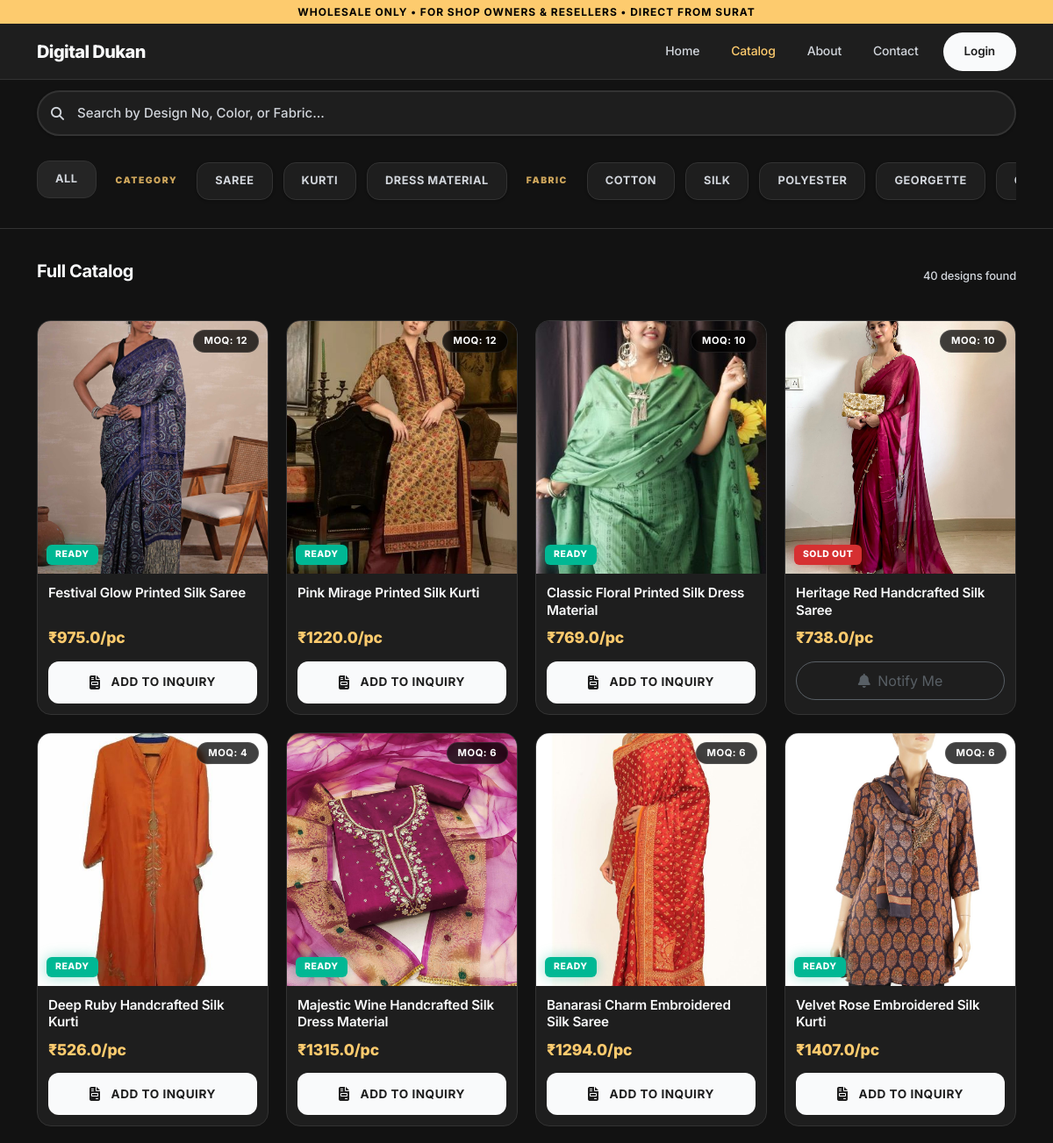
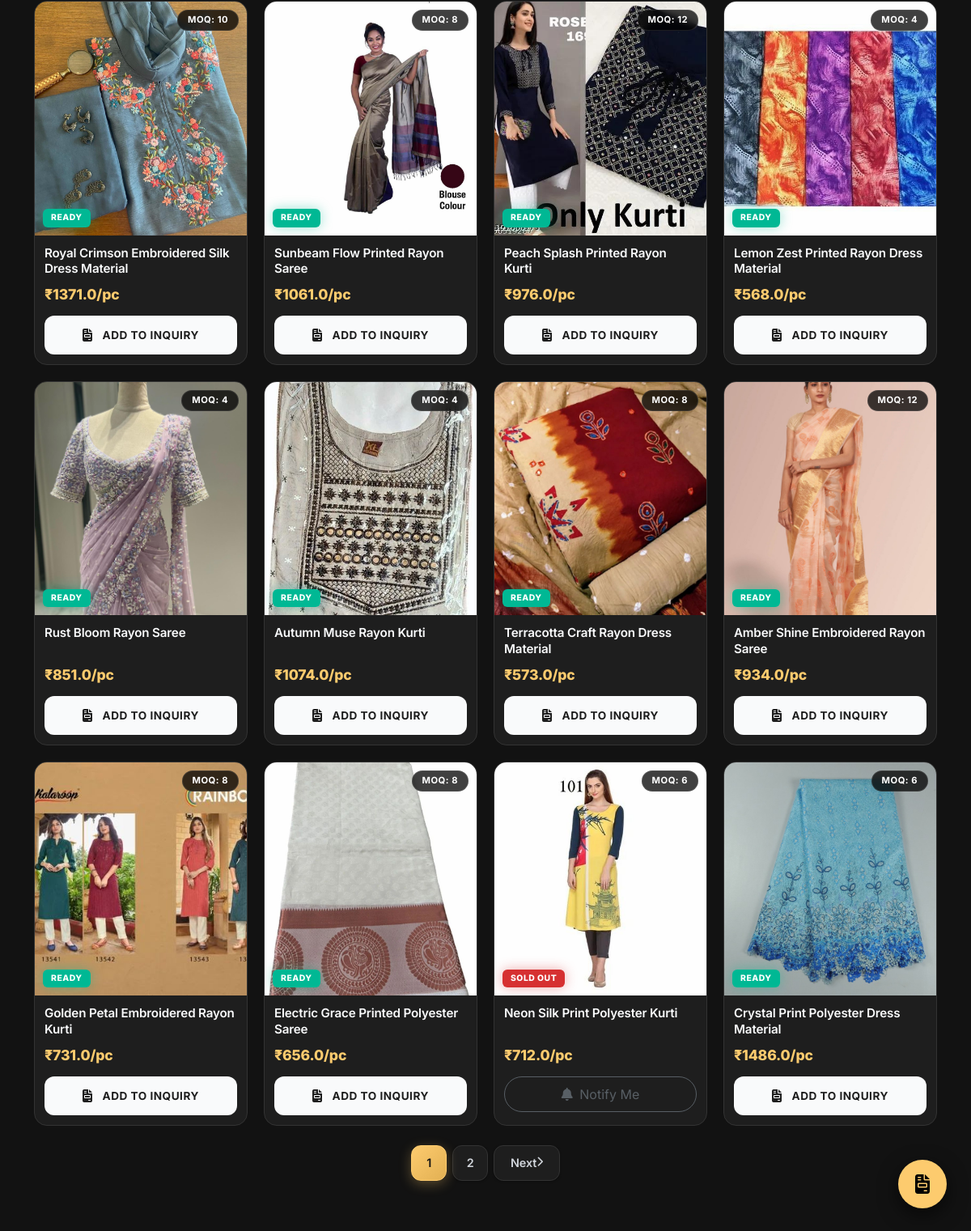
/catalog, run on the app's committed database (2 pictures, top to bottom).
### app/models.py (models this page shows, shortened)
class Product(db.Model):
    id = db.Column(db.Integer, primary_key=True)
    name = db.Column(db.String(100), nullable=False)
    design_no = db.Column(db.String(50), nullable=False, index=True)
    category = db.Column(db.String(50), nullable=True, index=True)
    material_type = db.Column(db.String(50), nullable=True)
    work_type = db.Column(db.String(50), nullable=True, index=True)
    color = db.Column(db.String(50), nullable=True)
    image_file = db.Column(db.String(100), nullable=False)
    wholesale_price = db.Column(db.Float, nullable=True)
    moq = db.Column(db.Integer, default=1)
    stock_status = db.Column(db.String(20), default='READY', index=True)
    stock_count = db.Column(db.Integer, default=0)
    views = db.Column(db.Integer, default=0)
    whatsapp_clicks = db.Column(db.Integer, default=0)
    @property
    def image(self):
        return self.image_file

### app/namespaces/catalog/routes.py (the view)
@catalog_bp.route('/catalog')
def index():
    search_query = request.args.get('q', '').strip()
    category_filter = request.args.get('category', 'All')
    work_type_filter = request.args.get('work_type', 'All')
    material_type_filter = request.args.get('material_type', 'All')
    sort_by = request.args.get('sort', 'newest')
    page = request.args.get('page', 1, type=int)
    per_page = request.args.get('per_page', 20, type=int)
    products = get_filtered_products(
        search_query=search_query,
        category=category_filter,
        work_type=work_type_filter,
        material_type=material_type_filter,
        sort_by=sort_by,
        page=page,
        per_page=per_page
    )
    return render_template('catalog/index.html',
                          products=products,
                          work_type_options=WORK_TYPE_OPTIONS,
                          product_category_options=PRODUCT_CATEGORY_OPTIONS,
                          material_type_options=MATERIAL_TYPE_OPTIONS)

### app/context_processors.py (called while the page is built)
def inject_global_template_data():
    shop = current_app.config.get('SHOP_SETTINGS', DEFAULT_SETTINGS)
    return {
        'shop_settings': shop,
        'whatsapp_no': normalize_whatsapp_number(shop.get('contact_number', '')),
        'work_type_options': WORK_TYPE_OPTIONS,
        'product_category_options': PRODUCT_CATEGORY_OPTIONS,
        'asset_version': ASSET_VERSION,
    }

### app/utils/helpers.py (called while the page is built)
def normalize_whatsapp_number(contact_number: str) -> str:
    return ''.join(ch for ch in contact_number if ch.isdigit())

### templates/catalog/index.html (shortened to what this page needs)
{% extends "layouts/base.html" %}
{% block content %}
<div class="container-fluid px-0">
  <div class="catalog-sticky-search" id="catalog-sticky-search">
    <div class="container">
      <div class="catalog-search-wrap">
        <input type="text" id="catalog-search-box" class="catalog-search-input"
               placeholder="Search by Design No, Color, or Fabric..."
               value="{{ request.args.get('q', '') }}">
      </div>
      <div class="filter-chip-bar" id="catalog-filter-bar">
        <div class="filter-chip reset active" data-filter="all">All</div>
        <span class="filter-group-label">Category</span>
        {% for cat in product_category_options %}
        <div class="filter-chip" data-filter-type="category" data-filter-value="{{ cat }}">{{ cat }}</div>
        {% endfor %}
        <span class="filter-group-label">Fabric</span>
        {% for mat in material_type_options %}
        <div class="filter-chip" data-filter-type="fabric" data-filter-value="{{ mat }}">{{ mat }}</div>
        {% endfor %}
      </div>
    </div>
  </div>
  <div class="container py-4" id="catalog-grid-section">
    <div class="section-header">
      <h1 class="section-title">Full Catalog</h1>
      <span style="font-size: 13px; color: var(--text-tertiary); font-weight: 500;">
        {{ products.total }} designs found
      </span>
    </div>
    {% if products.items %}
    <div class="feed-grid" id="catalog-grid">
      {% for product in products.items %}
      <div class="b2b-modern-card"
           data-id="{{ product.id + 1000 }}"
           data-dno="{{ product.id + 1000 }}"
           data-name="{{ product.name }}"
           data-img="{{ url_for('static', filename='images/' + product.image) }}"
           data-fabric="{{ product.material_type }}"
           data-category="{{ product.category or 'Other' }}"
           data-work="{{ product.work_type }}"
           data-price="{{ product.wholesale_price or 0 }}"
           data-moq="{{ product.moq or 4 }}"
           data-stock="{{ product.stock_status or 'READY' }}"
           onclick="openQuickView(this)">
        <div class="b2b-badge-moq">MOQ: {{ product.moq or 4 }}</div>
        <div class="b2b-card-img-wrap">
          <img
            src="{{ url_for('static', filename='images/' + product.image) }}"
            class="b2b-card-img"
            alt="{{ product.name }}"
            loading="lazy"
          />
          {% if product.stock_status == 'SOLD OUT' %}
          <span class="stock-badge stock-badge-sold">SOLD OUT</span>
          {% else %}
          <span class="stock-badge stock-badge-ready">READY</span>
          {% endif %}
        </div>
        <div class="b2b-card-body">
          <div class="b2b-card-title">{{ product.name }}</div>
          <div class="b2b-card-meta">
            {% if product.wholesale_price %}
              <span class="b2b-card-price">₹{{ product.wholesale_price }}/pc</span>
            {% else %}
              <span class="b2b-card-request-price">Request for Price</span>
            {% endif %}
          </div>
          {% if product.stock_status == 'SOLD OUT' %}
          <button class="btn btn-outline-secondary w-100 rounded-pill opacity-75"
              onclick="event.stopPropagation(); showToast('Sold Out: Opening Notify Me options...', 'warning'); openQuickView(this.closest('.b2b-modern-card'))"
              data-stock="SOLD OUT">
            <i class="fas fa-bell me-1"></i> Notify Me
          </button>
          {% else %}
          <button class="btn btn-b2b-primary btn-add-cart"
              onclick="event.stopPropagation(); toggleCart(this)"
              data-id="{{ product.id + 1000 }}"
              data-dno="{{ product.id + 1000 }}"
              data-name="{{ product.name }}"
              data-price="{{ product.wholesale_price or 0 }}"
              data-moq="{{ product.moq or 4 }}"
              data-stock="READY"
              data-image="{{ url_for('static', filename='images/' + product.image) }}">
          </button>
          {% endif %}
        </div>
      </div>
      {% endfor %}
    </div>
    {% if products.pages > 1 %}
    <nav class="pagination-container py-4">
      <ul class="pagination justify-content-center">
        {% for page_num in products.iter_pages(left_edge=1, right_edge=1, left_current=2, right_current=2) %}
          {% if page_num %}
            <li class="page-item {% if page_num == products.page %}active{% endif %}">
              <a class="page-link" href="{{ url_for('catalog.index', **dict(request.args.to_dict(), page=page_num)) }}">{{ page_num }}</a>
            </li>
          {% else %}
            <li class="page-item disabled"><span class="page-link">...</span></li>
          {% endif %}
        {% endfor %}
        {% if products.has_next %}
        <li class="page-item">
          <a class="page-link" href="{{ url_for('catalog.index', **dict(request.args.to_dict(), page=products.next_num)) }}">
            Next <i class="fas fa-chevron-right"></i>
          </a>
        </li>
        {% endif %}
      </ul>
    </nav>
    {% endif %}
    {% else %}
    <div class="text-center py-5">
      <i class="fas fa-box-open mb-3" style="font-size: 48px; color: var(--text-tertiary); opacity: 0.3;"></i>
      <p class="text-muted">No products match your filters. Try clearing filters.</p>
    </div>
    {% endif %}
  </div>
</div>
{% endblock %}

### templates/layouts/base.html (shortened to what this page needs)
<!doctype html>
<html lang="en">
  <head>
    <link
      href="https://cdn.jsdelivr.net/npm/bootstrap@5.3.0/dist/css/bootstrap.min.css"
      rel="stylesheet"
    />
    <link
      rel="stylesheet"
      href="https://cdnjs.cloudflare.com/ajax/libs/font-awesome/6.4.0/css/all.min.css"
    />
    <link rel="stylesheet" href="{{ url_for('static', filename='css/style.css') }}">
  </head>
  <body>
    <div class="wholesale-banner py-1 text-center fw-bold" style="background: var(--accent); color: var(--bg-body); font-size: 0.75rem; letter-spacing: 1px;">
      WHOLESALE ONLY • FOR SHOP OWNERS & RESELLERS • DIRECT FROM SURAT
    </div>
    <nav
      class="navbar navbar-expand-md sticky-top d-none d-md-block"
      id="desktop-navbar"
    >
      <div class="container">
        <a class="navbar-brand" href="/">
          {{ shop_settings.shop_name }}
        </a>
        <div class="ms-auto d-flex align-items-center gap-1">
          <a class="nav-link px-3" href="{{ url_for('public.index') }}" id="desktop-nav-home">Home</a>
          <a class="nav-link px-3" href="{{ url_for('catalog.index') }}" id="desktop-nav-catalog">Catalog</a>
          <a class="nav-link px-3" href="{{ url_for('public.about') }}" id="desktop-nav-about">About</a>
          <a class="nav-link px-3" href="{{ url_for('public.contact') }}" id="desktop-nav-contact">Contact</a>
          {% if current_user.is_authenticated %}
          <a class="nav-link-pill ms-2" href="{{ url_for('admin.admin') }}" id="desktop-nav-dashboard">
            <i class="fas fa-grid-2 me-1"></i> Dashboard
          </a>
          {% else %}
          <a class="nav-link-pill ms-2" href="{{ url_for('auth.login') }}" id="desktop-nav-login">Login</a>
          {% endif %}
        </div>
      </div>
    </nav>
    <main class="content-wrapper" id="main-content">{% block content %}{% endblock %}</main>
    {% include 'components/cart_drawer.html' %}
  </body>
</html>

### templates/components/cart_drawer.html (shortened to what this page needs)
<button
  class="cart-fab"
  id="cart-fab"
  onclick="cartManager.openModal()"
  aria-label="View Inquiry List"
>
  <i class="fas fa-file-invoice"></i>
</button>

### templates/components/cart_drawer.html (style rules this page uses)
.cart-fab { position: fixed; bottom: 30px; right: 30px; width: 60px; height: 60px; border-radius: 50%; background: var(--accent); color: #000; border: none; box-shadow: var(--shadow-strong); z-index: 1040; display: none; align-items: center; justify-content: center; font-size: 24px; transition: transform 0.2s cubic-bezier(0.34, 1.56, 0.64, 1); }
@media (min-width: 768px) { .cart-fab { display: flex; } }

### data on the page
Product: moq "12", image_file (picture), stock_status "READY", name "Festival Glow Printed Silk Saree", wholesale_price "975.0"
Product: moq "12", image_file (picture), stock_status "READY", name "Pink Mirage Printed Silk Kurti", wholesale_price "1220.0"
Product: moq "10", image_file (picture), stock_status "READY", name "Classic Floral Printed Silk Dress Material", wholesale_price "769.0"
Product: moq "10", image_file (picture), stock_status "SOLD OUT", name "Heritage Red Handcrafted Silk Saree", wholesale_price "738.0"
Product: moq "4", image_file (picture), stock_status "READY", name "Deep Ruby Handcrafted Silk Kurti", wholesale_price "526.0"
Product: moq "6", image_file (picture), stock_status "READY", name "Majestic Wine Handcrafted Silk Dress Material", wholesale_price "1315.0"
Product: moq "6", image_file (picture), stock_status "READY", name "Banarasi Charm Embroidered Silk Saree", wholesale_price "1294.0"
Product: moq "6", image_file (picture), stock_status "READY", name "Velvet Rose Embroidered Silk Kurti", wholesale_price "1407.0"
Product: moq "10", image_file (picture), stock_status "READY", name "Royal Crimson Embroidered Silk Dress Material", wholesale_price "1371.0"
Product: moq "8", image_file (picture), stock_status "READY", name "Sunbeam Flow Printed Rayon Saree", wholesale_price "1061.0"
Product: moq "12", image_file (picture), stock_status "READY", name "Peach Splash Printed Rayon Kurti", wholesale_price "976.0"
Product: moq "4", image_file (picture), stock_status "READY", name "Lemon Zest Printed Rayon Dress Material", wholesale_price "568.0"
Product: moq "4", image_file (picture), stock_status "READY", name "Rust Bloom Rayon Saree", wholesale_price "851.0"
Product: moq "4", image_file (picture), stock_status "READY", name "Autumn Muse Rayon Kurti", wholesale_price "1074.0"
Product: moq "8", image_file (picture), stock_status "READY", name "Terracotta Craft Rayon Dress Material", wholesale_price "573.0"
Product: moq "12", image_file (picture), stock_status "READY", name "Amber Shine Embroidered Rayon Saree", wholesale_price "934.0"
Product: moq "8", image_file (picture), stock_status "READY", name "Golden Petal Embroidered Rayon Kurti", wholesale_price "731.0"
Product: moq "8", image_file (picture), stock_status "READY", name "Electric Grace Printed Polyester Saree", wholesale_price "656.0"
Product: moq "6", image_file (picture), stock_status "SOLD OUT", name "Neon Silk Print Polyester Kurti", wholesale_price "712.0"
Product: moq "6", image_file (picture), stock_status "READY", name "Crystal Print Polyester Dress Material", wholesale_price "1486.0"

### other printed values
{{ shop_settings.shop_name }} "Digital Dukan"
{{ cat }} "SAREE" "KURTI" "DRESS MATERIAL"
{{ mat }} "COTTON" "SILK" "POLYESTER" "GEORGETTE"
{{ products.total }} "40"
{{ page_num }} "1" "2"
